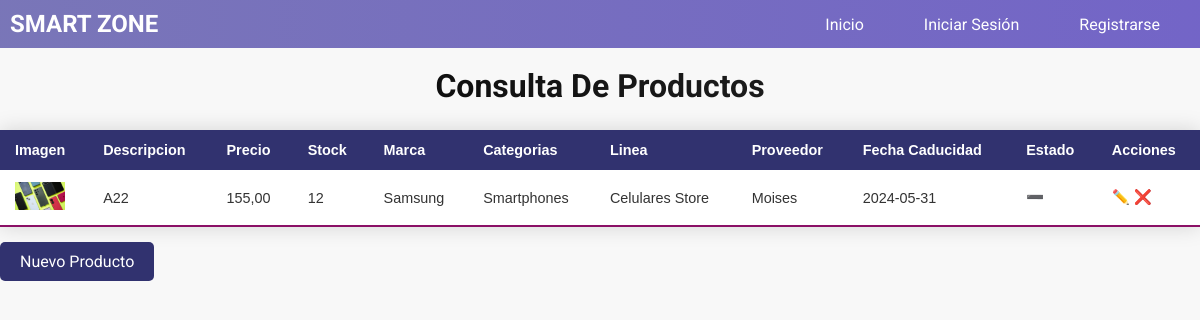
Page /product_list/ on the committed database.
### core/models.py (models this page shows, shortened)
class Product(models.Model):
    class Status(models.TextChoices):
        ACCES = 'RS', 'Accesorios'
        COMPUTADORE = 'FS', 'Computadores Store'
        CELULARES = 'CS', 'Celulares Store'
    description = models.CharField('Articulo',max_length=100)
    cost=models.DecimalField('Costo Producto',max_digits=10,decimal_places=2,default=Decimal('0.0'))
    price=models.DecimalField('Precio',max_digits=10,decimal_places=2,default=Decimal('0.0'))
    stock=models.IntegerField(default=100,help_text="Stock debe estar en 0 y 10000 unidades",verbose_name='Stock')
    iva = models.IntegerField(verbose_name='IVA', choices=((0,'0%'),(5,'5%'),(15,'15%')), default=15)
    expiration_date = models.DateTimeField('Fecha Caducidad',default=timezone.now)
    brand = models.ForeignKey(Brand,on_delete=models.CASCADE,related_name='product',verbose_name='Marca')
    user = models.ForeignKey(User,on_delete=models.CASCADE)
    supplier = models.OneToOneField(Supplier,on_delete=models.CASCADE,verbose_name='Proveedor')
    categories = models.ManyToManyField('Category',verbose_name='Categoria')
    line = models.CharField('Linea',max_length=2,choices=Status.choices,default=Status.CELULARES)
    image = models.ImageField(upload_to='products/',blank=True,null=True,default='products/default.png')
    created = models.DateTimeField(auto_now_add=True)
    updated = models.DateTimeField(auto_now=True)
    state = models.BooleanField('Activo', default = True)
    objects = models.Manager()  # Manager predeterminado
    active_products = ActiveProductManager()  #
    class Meta:
        verbose_name = 'Producto'
        verbose_name_plural = 'Productos'
        ordering = ['description']
        indexes = [models.Index(fields=['description']),]
    @property
    def get_categories(self):
        return " - ".join([c.description for c in self.categories.all().order_by('description')])

class Brand(models.Model):
    description = models.CharField('Articulo',max_length=100)
    user = models.ForeignKey(User,on_delete=models.CASCADE)
    created = models.DateTimeField(auto_now_add=True)
    updated = models.DateTimeField(auto_now=True)
    state = models.BooleanField('Activo', default = True)
    objects = models.Manager()  # Manager predeterminado
    active_brands = ActiveBrandManager()  # Manager filtrado por state=True
    class Meta:
        verbose_name = 'Marca'
        verbose_name_plural = 'Marcas'
        ordering = ['description']
        indexes = [
            models.Index(fields=['description']),]
    def __str__(self):
        return self.description

class Category(models.Model):
    description = models.CharField(verbose_name='Categoria',max_length=100)
    image = models.ImageField(upload_to='categorys/',blank=True,null=True,default='categorys/default.png')
    user = models.ForeignKey(User,on_delete=models.CASCADE)
    created = models.DateTimeField(auto_now_add=True)
    updated = models.DateTimeField(auto_now=True)
    state = models.BooleanField('Activo', default = True)
    class Meta:
        verbose_name = 'Categoria'
        verbose_name_plural = 'Categorias'
        ordering = ['description']
        indexes = [models.Index(fields=['description']),]

class Supplier(models.Model):
    name = models.CharField(max_length=100)
    ruc = models.CharField(max_length=13,validators=[valida_cedula])
    address = models.CharField(max_length=200)
    phone = models.CharField(max_length=20,validators=[phone_regex])
    user = models.ForeignKey(User,on_delete=models.CASCADE)
    created = models.DateTimeField(auto_now_add=True)
    updated = models.DateTimeField(auto_now=True)
    state = models.BooleanField('Activo', default = True)
    class Meta:
        verbose_name = 'Proveedor'
        verbose_name_plural = 'Proveedores'
        ordering = ['name']
        indexes = [models.Index(fields=['name']),]
    def __str__(self):
        return self.name

### core/views.py (the view)
# urls.py: path('product_list/', views.product_List,name='product_list'),
def product_List(request):
    data = {
        "title1": "Productos",
        "title2": "Consulta De Productos"
    }
    products = Product.objects.all() # SELECT * FROM Product
    data["products"]=products
    return render(request,"core/products/list.html",data)

### templates/core/products/list.html
{% extends 'base.html' %}
{% block content %}
   <div class="table-container">
    <br>
    <h1 class="title">{{ title2 }}</h1>
    <table class="styled-table">
      <thead>
        <tr>
          <th>Imagen</th>
          <th>Descripcion</th>
          <th>Precio</th>
          <th>Stock</th>
          <th>Marca</th>
          <th>Categorias</th>
          <th>Linea</th>
          <th>Proveedor</th>
          <th>Fecha Caducidad</th>
          <th>Estado</th>
          <th>Acciones</th>
      </tr>
      </thead>
      <tbody>
        {% for item in products %}
          <tr>
          <td><img src={{item.image.url}} alt="" width="50px"> </td>
          <td>{{item.description}}</td>
          <td>{{item.price}}</td>
          <td>{{item.stock}}</td>
          <td>{{item.brand}}</td>
          <td>{{item.get_categories}}</td>
          <td>{{item.get_line_display}}</td>
          <td>{{item.supplier}}</td>
          <td>{{item.expiration_date |date:"Y-m-d"}}</td>
          <td>{% if item.state %}
               ✔
              {% else %}
               ➖
              {% endif %}
          </td>
          <td>
            <a href={% url 'core:product_update' item.id  %}>✏️</a>
            <a href={% url 'core:product_delete' item.id  %}>❌</a>
          </td>
          </tr>
        {% endfor %}
      </tbody>
    </table>
     <div class="form-group">
       <a class="btn blue" href={% url 'core:product_create' %}>Nuevo Producto</a>
     </div>
  </div>
{% endblock content  %}

### static/css/main.css (style rules this page uses)
body { font-family: 'Roboto', sans-serif; margin: 0; padding: 0; background-color: #f8f8f8; color: #333333; }
h1, h2, h3, h4, h5, h6 { margin-top: 0; color: rgb(34, 22, 34); }
a { color: #007bff; text-decoration: none; }
.title { font-size: 2em; font-weight: bold; background: linear-gradient(to right, rgb(0, 0, 0), rgb(43, 43, 43)); -webkit-background-clip: text; background-clip: text; color: transparent; text-align: center; margin-bottom: 20px; }
.table-container { overflow-x: auto; }
.styled-table { width: 100%; border-collapse: collapse; margin: 25px 0; font-size: 0.9em; font-family: sans-serif; box-shadow: 0 0 20px rgba(0, 0, 0, 0.15); background-color: #ffffff; }
.styled-table thead tr { background: #31326f; color: #ffffff; text-align: left; }
.styled-table th, .styled-table td { padding: 12px 15px; }
.styled-table tbody tr { border-bottom: 1px solid #dddddd; }
.styled-table tbody tr:last-of-type { border-bottom: 2px solid #8b1066; }
.form-group { margin-bottom: 20px; }
.btn { height: 40px; color: #fff; border: none; padding: 10px 20px; border-radius: 5px; cursor: pointer; transition: background-color 0.3s; }
.blue { background-color: #31326f; color: #fff; }
h1 { margin-bottom: 1.5rem; font-size: 24px; text-align: center; color: #333; }

### rows in the picture
Product: image (picture), description "A22", price "155,00", stock "12", brand "Samsung", get_categories "Smartphones", line "Celulares Store", supplier "Moises", expiration_date "2024-05-31"
